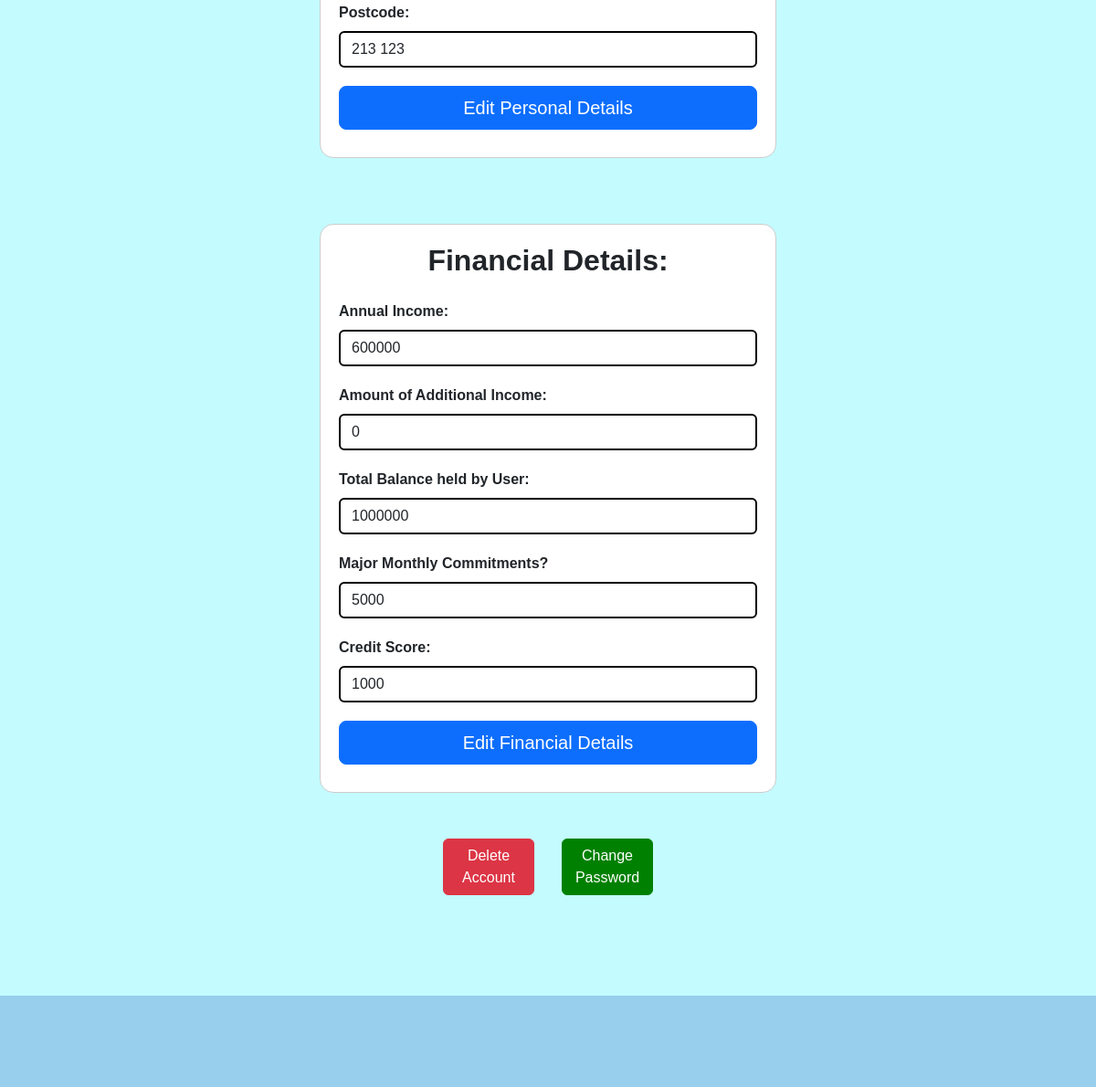
/MemberAccountDetails.php (signed in, lower part), run on an earlier commit of the app's database.
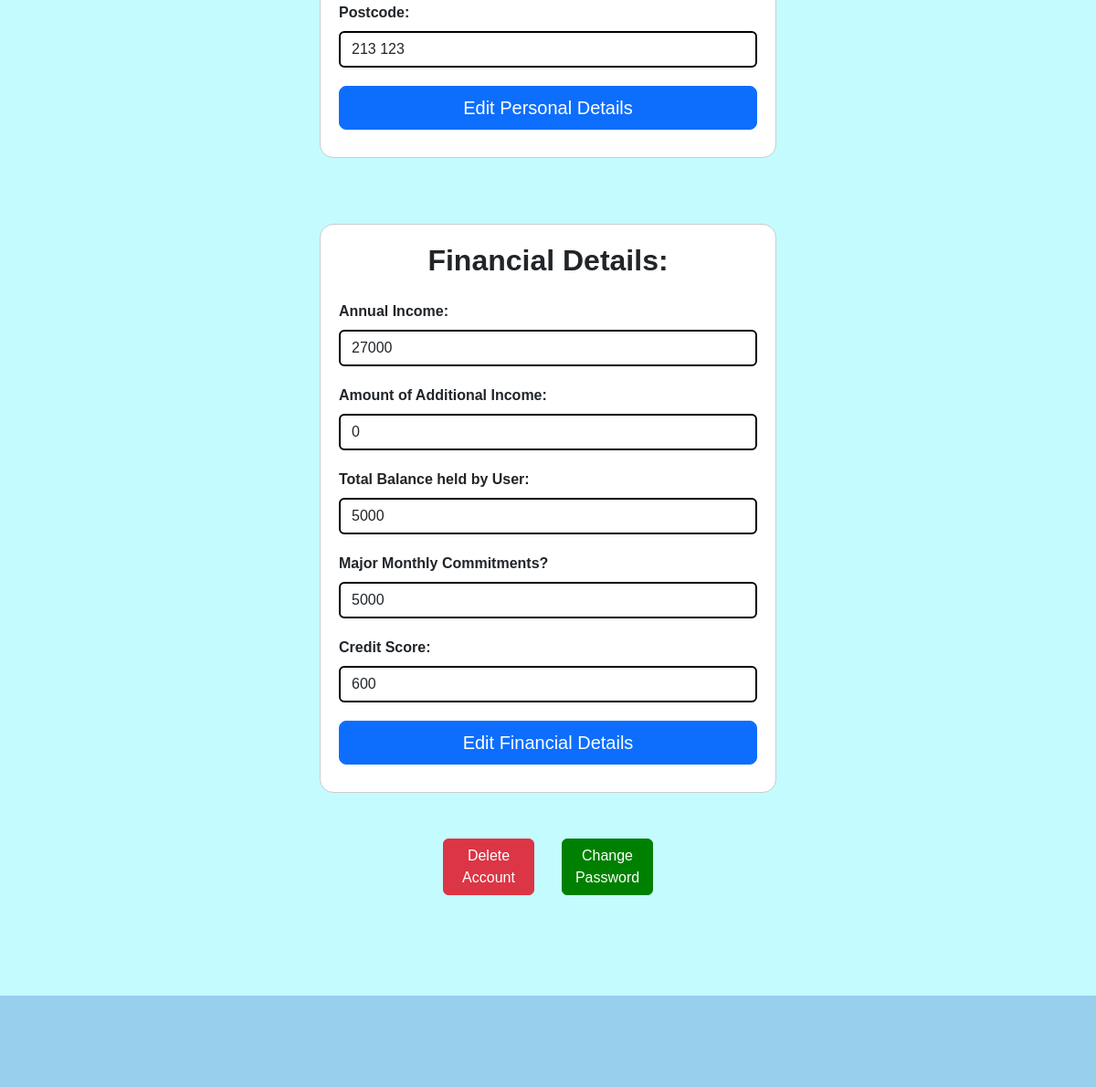
And on a later commit of the database.
### tables this page shows
CREATE TABLE "financialdetails" (
	"financial_ID"	INTEGER,
	"RegisteredUser_ID"	INTEGER NOT NULL,
	"annual_income"	INTEGER NOT NULL,
	"additional_income_amount"	INTEGER NOT NULL,
	"total_balance"	INTEGER NOT NULL,
	"other_commitments"	TEXT NOT NULL,
	"monthly_spending_amounts"	INTEGER NOT NULL,
	"credit_score"	TEXT NOT NULL,
	"mortgage_reason"	TEXT NOT NULL,
	"estimated_property_value"	INTEGER NOT NULL,
	"borrow_amount"	INTEGER NOT NULL,
	"mortgage_term"	INTEGER NOT NULL,
	"user_ltv"	INTEGER,
	FOREIGN KEY("RegisteredUser_ID") REFERENCES "RegisteredUser"("RegisteredUser_ID"),
	PRIMARY KEY("financial_ID" AUTOINCREMENT)
);

### MemberAccountDetails.php (the view, shortened to what this page needs)
<?php
include 'connection.php';
$RegisteredUser_ID = $_SESSION['RegisteredUser_ID'];
$sqlPersonal = "SELECT first_name, last_name, email, phone_number, country, county, city, postcode FROM RegisteredUser WHERE RegisteredUser_ID=:RegisteredUser_ID";
$sqlFinancial = "SELECT annual_income, additional_income_amount, total_balance, other_commitments, credit_score FROM financialdetails WHERE RegisteredUser_ID=:RegisteredUser_ID";
$stmtPersonal = $db->prepare($sqlPersonal);
$stmtPersonal->bindParam(':RegisteredUser_ID', $RegisteredUser_ID, PDO::PARAM_INT);
$stmtPersonal->execute();
$personalDetails = $stmtPersonal->fetch(PDO::FETCH_ASSOC);
$stmtFinancial = $db->prepare($sqlFinancial);
$stmtFinancial->bindParam(':RegisteredUser_ID', $RegisteredUser_ID, PDO::PARAM_INT);
$stmtFinancial->execute();
$financialDetails = $stmtFinancial->fetch(PDO::FETCH_ASSOC);
?>
<!DOCTYPE html>
<html lang="en">
<head>
  <link href="https://cdn.jsdelivr.net/npm/bootstrap@5.3.0-alpha1/dist/css/bootstrap.min.css" rel="stylesheet">
  <link href="style.css" rel="stylesheet">
</head>
<body>
  <main>
    <div class="reg">
      <form action="MemberAccountDetails.php" method="post">
        <div class="form-group">
          <label for="postcode" class="form-label">Postcode:</label>
          <input type="text" class="form-control" id="postcode" name="postcode" value="<?php echo $personalDetails['postcode']; ?>" required>
        </div>
        <button type="button" id="editPersonalBtn" class="btn btn-primary btn-lg btn-block" style="width: 100%;">Edit Personal Details</button>
      </form>
    </div>
    <br><br><br>
    <div class="reg">
      <h2 class="mb-4"><b>Financial Details:</b></h2>
      <form action="MemberAccountDetails.php" method="post">
        <div class="form-group">
          <label for="annual_income" class="form-label">Annual Income:</label>
          <input type="text" class="form-control" id="annual_income" name="annual_income" value="<?php echo $financialDetails['annual_income']; ?>" required>
        </div>
        <div class="form-group">
          <label for="additional_income" class="form-label">Amount of Additional Income:</label>
          <input type="text" class="form-control" id="additional_income" name="additional_income" value="<?php echo $financialDetails['additional_income_amount']; ?>" required>
        </div>
        <div class="form-group">
          <label for="total_balance" class="form-label">Total Balance held by User:</label>
          <input type="text" class="form-control" id="total_balance" name="total_balance" value="<?php echo $financialDetails['total_balance']; ?>" required>
        </div>
        <div class="form-group">
          <label for="major_monthly_commitments_bool" class="form-label">Major Monthly Commitments?</label>
          <input type="text" class="form-control" id="major_monthly_commitments_bool" name="major_monthly_commitments_bool" value="<?php echo $financialDetails['other_commitments']; ?>" required>
        </div>
        <div class="form-group">
          <label for="credit_score" class="form-label">Credit Score:</label>
          <input type="text" class="form-control" id="credit_score" name="credit_score" value="<?php echo $financialDetails['credit_score']; ?>" required>
        </div>
        <button type="button" id="editFinancialBtn" class="btn btn-primary btn-lg btn-block" style="width: 100%;">Edit Financial Details</button>
      </form>
    </div>
    </main>
<div class="delete">
  <div> <button class="btn btn-delete-user" id="delete-userBtn">Delete Account</button></div>
  <div><button class="btn btn-changePassword-user" onclick="passwordSubmitBtnClick()" id="changePassword-userBtn">Change Password</button></div>
</div>
<footer>
</footer>
</body>
</html>

What changed in the data, as far as the page shows it:
changed financialdetails: annual_income "600000" → "27000"; total_balance "1000000" → "5000"; credit_score "1000" → "600"
